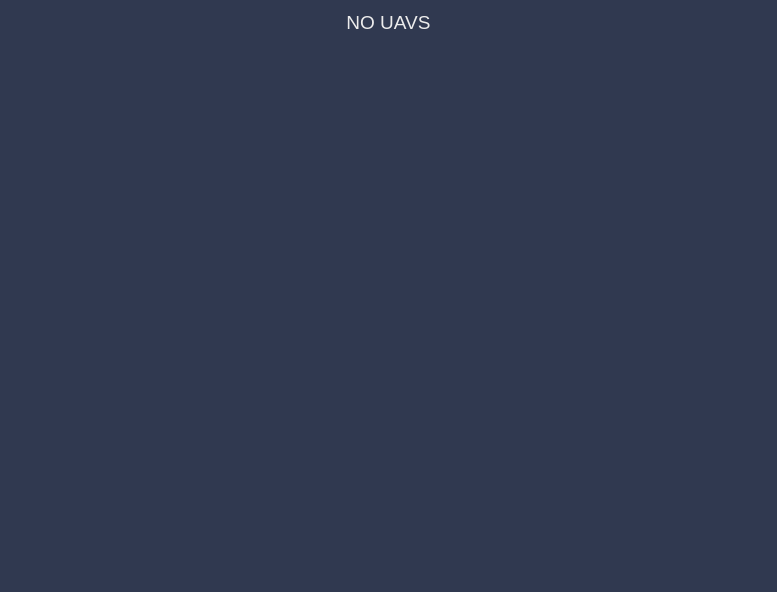
<?xml version="1.0" encoding="UTF-8"?>
<ui version="4.0">
 <class>AccessPointsContainerWidget</class>
 <widget class="QWidget" name="AccessPointsContainerWidget">
  <property name="geometry">
   <rect>
    <x>0</x>
    <y>0</y>
    <width>777</width>
    <height>592</height>
   </rect>
  </property>
  <property name="windowTitle">
   <string>Access Points</string>
  </property>
  <property name="styleSheet">
   <string notr="true">QWidget{
background-color: rgb(48, 57, 80);
color: rgb(236, 236, 236);
}

QLabel{
background:transparent;
}
</string>
  </property>
  <layout class="QVBoxLayout" name="verticalLayout">
   <item alignment="Qt::AlignHCenter">
    <widget class="QLabel" name="lbl_uav">
     <property name="font">
      <font>
       <pointsize>14</pointsize>
       <weight>50</weight>
       <bold>false</bold>
      </font>
     </property>
     <property name="text">
      <string>NO UAVS</string>
     </property>
     <property name="alignment">
      <set>Qt::AlignCenter</set>
     </property>
    </widget>
   </item>
   <item>
    <widget class="QScrollArea" name="scrollArea">
     <property name="frameShape">
      <enum>QFrame::NoFrame</enum>
     </property>
     <property name="horizontalScrollBarPolicy">
      <enum>Qt::ScrollBarAlwaysOff</enum>
     </property>
     <property name="widgetResizable">
      <bool>true</bool>
     </property>
     <widget class="QWidget" name="scrollAreaWidgetContents">
      <property name="geometry">
       <rect>
        <x>0</x>
        <y>0</y>
        <width>759</width>
        <height>546</height>
       </rect>
      </property>
      <layout class="QVBoxLayout" name="verticalLayout_2">
       <property name="spacing">
        <number>0</number>
       </property>
       <property name="leftMargin">
        <number>6</number>
       </property>
       <property name="topMargin">
        <number>0</number>
       </property>
       <property name="rightMargin">
        <number>6</number>
       </property>
       <property name="bottomMargin">
        <number>0</number>
       </property>
       <item>
        <layout class="QVBoxLayout" name="layout_access_points">
         <property name="spacing">
          <number>6</number>
         </property>
         <property name="sizeConstraint">
          <enum>QLayout::SetDefaultConstraint</enum>
         </property>
        </layout>
       </item>
       <item>
        <spacer name="verticalSpacer">
         <property name="orientation">
          <enum>Qt::Vertical</enum>
         </property>
         <property name="sizeHint" stdset="0">
          <size>
           <width>17</width>
           <height>37</height>
          </size>
         </property>
        </spacer>
       </item>
      </layout>
     </widget>
    </widget>
   </item>
  </layout>
 </widget>
 <resources/>
 <connections/>
</ui>
